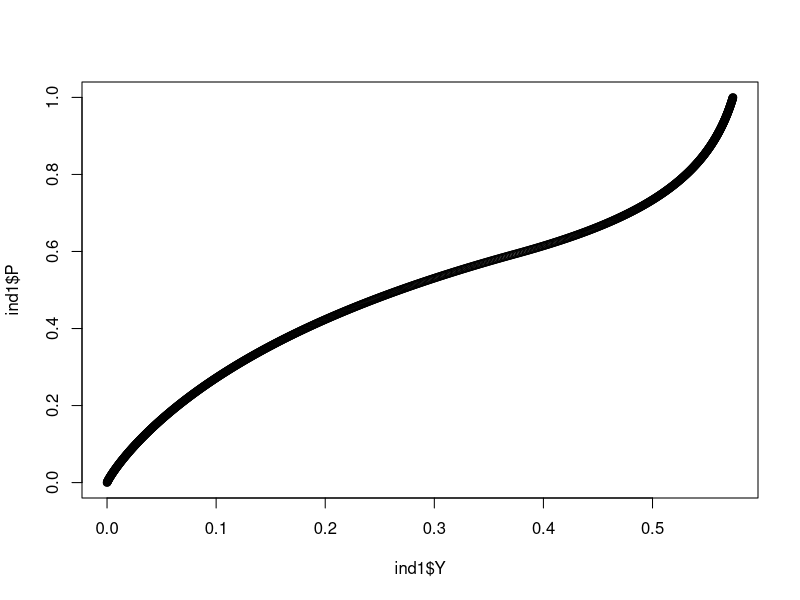
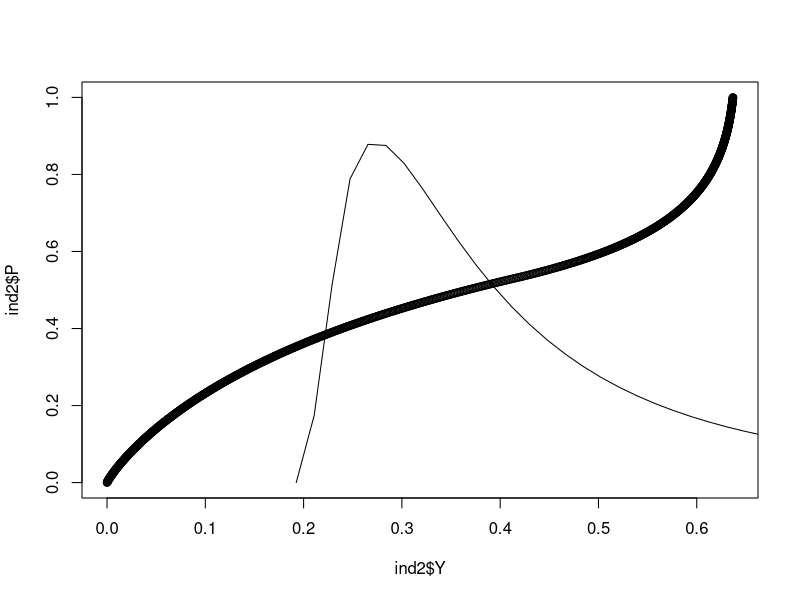
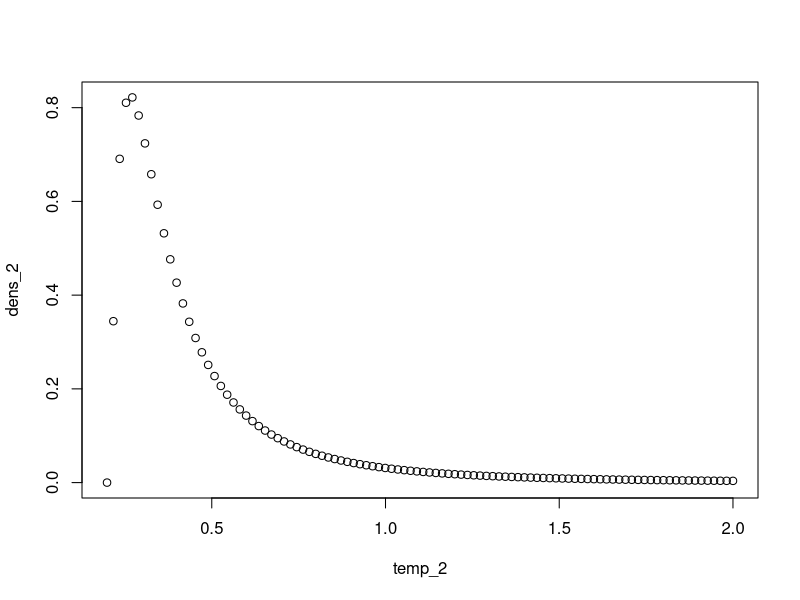
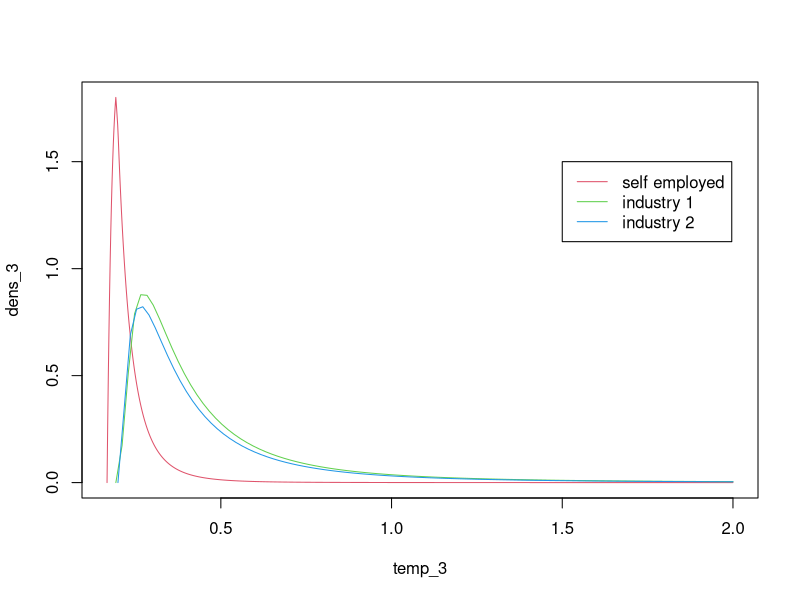

Source code (R) for these figures, in order:
# Script for solving for general equilibrium

rm(list = ls())

# Assumptions used
# i) b = 0
# ii) Cobb-Douglas aggregator for intermediates.
# iii) lower bound on the z draw is 1.
# iv) tau > 1 / 2 so that the "amount" of entrepreneurs grows with the productivity level.


# Rough outline of the algorithm

# STEP 1: obtain a `supply curve' for each industry

# i) fix a grid of values for prices
# ii) at each price, solve for the quantity supplied
# iii) interpolate to obtain an approximate supply curve

# Subroutine: solving for output conditional on a price
# i) Guess a value for ebar, the mismatch threshold
# ii) Back out the implied theta using get_theta
# iii) Calculate the implied occupational choice threshold
# iv) Using the choice threshold, find the mass of workers in the industry and the integral over Z
# v) put all the above together and calculate the value of creating a vacancy
# vi) find the gap between the value and cost of vacancy creation
# vii) perform a bisection search to find the ebar that makes this gap zero.
# viii) with ebar in hand, solve for u and output

# STEP 2: Find the equilibrium

# i) Guess prices
# ii) Using the interpolated supply curves, calculate the supplies of both goods at these prices and aggregate output
# iii) Calculate demands from aggregate output and prices
# iv) Find the gap between supply and demand in each industry
# v) If supply exceeds demand, revise prices down. If demand exceeds supply, revise prices up

# Notes on parameters

# Gamma
# The pdf of the mismatch shock is gamma * e ^ (gamma - 1)
# - For the pdf to be valid, it must be that gamma > 0
# - When 0 < gamma < 1, the pdf is decreasing and convex: mass is concentrated around low values of e
# - When gamma = 1, e is U[0,1]
# - When 1 < gamma < 2, the pdf is increasing and concave. In this region, higher gammas place more weight on high e
# - When 2 < gamma, the pdf is increasing and convex: mass is concentrated around high values of e

################################################## FUNCTIONS ##################################################

#### Functions for both industries ####

get_theta <- function(ebar, a, B, d, gamma, A){
  
  # returns theta given e_bar and parameters
  theta <- (1 - B * (1 - d)) * ebar / (B * A)
  theta <- theta / (ebar ^ (1 + gamma) / (1 + gamma) + gamma / (1 + gamma) - ebar)
  return(theta ^ (1 / (1 - a)))
  
  # theta <- (B / (1 - B * (1 - d))) * ((1 + gamma) / A)
  # theta <- theta * (1 - ebar ^ (1 / gamma)) / ebar ^ ((1 + gamma) / gamma)
  # return(theta ^ (1 / (1 - a)))
  
}

get_u <- function(theta, ebar, a, d, A, gamma){
  
  # returns u given theta, ebar, and parameters
  u <- d  + A * theta ^ (1 - a) * (1 - ebar ^ gamma)
  return (d / u)
  
  #u <- d  + A * theta ^ (1 - a) * (1 - ebar)
  #return (d / u)
  
}


#### Industry 1 functions ####

get_z_top <- function(P, ebar, rho, sigma){
  
  # returns the top threshold given P, ebar, and parameters
  z_top <- (rho * P * ebar) ^ (sigma - 1)
  z_top <- (z_top - 1) ^ (1 / (1 - sigma))
  
  # z_top <- (rho * P * (1 - ebar ^ (1 / gamma))) ^ (sigma - 1)
  # z_top <- (z_top - 1) ^ (1 / (1 - sigma))
  return(z_top)
  
}

get_EZ_1 <- function(z, Zmin, zeta){
  
  # returns expected Z for industry 1 given the threshold and parameters
  EZ <- Zmin * (zeta / (zeta - 1)  - (zeta * z ^ zeta) / (2 * zeta - 1)) * (z < 1) 
  EZ <- EZ + (Zmin / (z ^ (zeta - 1))) * (zeta / (zeta - 1)  - zeta / (2 * zeta - 1)) * (z >= 1)
  return(EZ)
  
}

get_N_1 <- function(z, Zmin, zeta){
  
  # returns N for industry 1 given the threshold and parameters
  N <- (1 - (z ^ zeta) / 2) * (z < 1) + (1 / (2 * z ^ zeta)) * (z >= 1)
  return(N)
  
}

free_entry_1 <- function(P, ebar, a, B, d, gamma, A, rho, sigma, Zmin, zeta, kappa){
  
  # calculates the gap between cost and benefits of entry for industry 1 given P, ebar, and parameters
  theta <- get_theta(ebar, a, B, d, gamma, A)
  z <- get_z_top(P, ebar, rho, sigma)
  N <- get_N_1(z, Zmin, zeta)
  EZ <- get_EZ_1(z, Zmin, zeta)
  
  gap <- A * B * theta ^ (- a) * (1 - rho) * P / (1 - B * (1 - d))
  gap <- gap * (gamma / (gamma + 1)) * (1 - ebar ^ (1 + gamma))
  gap <- gap * EZ / N
  gap <- gap - kappa
  
  return(gap)
  # postive if expected benefits exceed expected costs (ebar too high given p), negative otherwise (ebar too low)
  
}

get_Y_1 <- function(ebar, P, a, B, d, gamma, A, rho, sigma, Zmin, Zeta){
  
  # returns industry 1 output given P, ebar, and parameters
  theta <- get_theta(ebar, a, B, d, gamma, A)
  u <- get_u(theta, ebar, a, d, A, gamma)
  z <- get_z_top(P, ebar, rho, sigma)
  EZ <- get_EZ_1(z, Zmin, zeta)
  
  Y <- (1 - u) * EZ
  Y <- Y * (gamma / (1 + gamma)) * (1 - ebar ^ (1 + gamma))
  Y <- Y/ (1 - ebar ^ gamma)
  
  return(Y)
  
}

#### Industry 2 functions ####

get_z_bot <- function(P, ebar, rho, sigma){
  
  # returns the lower threshold given P, ebar, and parameters
  z_bot <- (rho * P * ebar) ^ (sigma - 1)
  z_bot <- (z_bot - 1) ^ (1 / (sigma - 1))
  return(z_bot)
  
}

get_EZ_2 <- function(z, Zmin, zeta){
  
  # returns expected Z for industry 1 given the threshold and parameters
  EZ <- Zmin * (z ^ (zeta - 1)) * (zeta / (zeta - 1)  - zeta / (2 * zeta - 1)) * (z < 1) 
  EZ <- EZ + Zmin * (zeta / (zeta - 1)  - zeta / ((2 * zeta - 1) * z ^ zeta)) * (z >= 1)
  return(EZ)
  
}

get_N_2 <- function(z, Zmin, zeta){
  
  # returns N for industry 1 given the threshold and parameters
  N <- ((z ^ zeta) / 2) * (z < 1) + (1 - 1 / (2 * z ^ zeta)) * (z >= 1)
  return(N)
  
}

free_entry_2 <- function(P, ebar, a, B, d, gamma, A, rho, sigma, Zmin, zeta, kappa){
  
  # calculates the gap between cost and benefits of entry for industry 1 given P, ebar, and parameters
  theta <- get_theta(ebar, a, B, d, gamma, A)
  z <- get_z_bot(P, ebar, rho, sigma)
  N <- get_N_2(z, Zmin, zeta)
  EZ <- get_EZ_2(z, Zmin, zeta)
  
  gap <- A * B * theta ^ (- a) * (1 - rho) * P / (1 - B * (1 - d))
  gap <- gap * (gamma / (1 + gamma)) * (1 - ebar ^ (1 + gamma))
  gap <- gap * EZ / N
  gap <- gap - kappa
  
  return(gap)
  # postive if expected benefits exceed expected costs (ebar too high given p), negative otherwise (ebar too low)
  
}

get_Y_2 <- function(ebar, P, a, B, d, gamma, A, rho, sigma, Zmin, Zeta){
  
  # returns industry 1 output given P, ebar, and parameters
  theta <- get_theta(ebar, a, B, d, gamma, A)
  u <- get_u(theta, ebar, a, d, A, gamma)
  z <- get_z_bot(P, ebar, rho, sigma)
  EZ <- get_EZ_2(z, Zmin, zeta)
  
  Y <- (1 - u) * EZ
  Y <- Y * (gamma / (1 + gamma)) * (1 - ebar ^ (1 + gamma))
  Y <- Y / (1 - ebar ^ gamma)
  
  return(Y)
  
}

#### Solvers ####

ebar_solve <- function(entry_func, P, mid, a, B, d, gamma, A, rho, sigma, Zmin, zeta, kappa){
  
  top <- 1
  bot <- 0
  solution <- 0
  count <- 0
  
  while (solution == 0){
    mid <- (top + bot) / 2
    gap <- entry_func(P, mid, a, B, d, gamma, A, rho, sigma, Zmin, zeta, kappa)
    if (abs(gap) < tol){
      solution <- 1
    }
    if (gap >= 0){
      bot <- mid
    }
    if (gap < 0){
      top <- mid
    }
    
    count <- count + 1
    if (count > 1000){
      print(c('failed', P))
      solution <- 1
    }
  }
  
  return(mid)
  
}

#### Income Distribution Functions ####

income_dist_1 <- function(rho, P, Zmin, z, ebar, y, gamma, zeta, u){
  
  min_inc <- rho * P * Zmin * max(1, z) * ebar
  inc_thres <- min_inc / ebar
  Zratio <- min_inc / (y * max(1, z))
  A1 <- gamma / (gamma + zeta)
  A2 <- gamma / (2 * gamma + (4 * zeta))
  A3 <- zeta / (gamma + zeta)
  A4 <- zeta / (gamma + 2 * zeta)
  
  # Region 1: below the minimum income
  if (y <= min_inc){
    return(0)
  }
  # Region 2: no agent has income below y for all epsilon
  if ((y > min_inc) & (y <= inc_thres)){
    part1 <- A1 * Zratio ^ zeta - A2 * z ^ zeta * Zratio ^ (2 * zeta)
    part2 <- Zratio ^ (-gamma) * (A3 - A4 * z ^ zeta) + z ^ zeta / 2 - 1
    part3 <- Zratio ^ (-gamma) * (A3 - A4) * z ^ (- zeta - gamma) - 1 / (2 * z ^ zeta)
    return((1 - u) * ebar ^ gamma *(part1 + part2 * (z < 1) + part3 * (z >= 1)) / (1 - ebar ^ gamma))
  }
  # Region 3: some agents have income below y for all epsilon
  if (y > inc_thres){
    part1 <- A1 * Zratio ^ zeta * (ebar ^ gamma - ebar ^ (-zeta)) - 
      Zratio ^ (2 * zeta) * A2 * z ^ zeta * (ebar ^ gamma - ebar ^ (- 2 * zeta))
    part2 <- (1 - ebar ^ gamma) * (1 - z ^ zeta / 2)
    part3 <- (1 - ebar ^ gamma) * (1 / (2 * z ^ zeta))
    return((1 - u) * (part1 + part2 * (z < 1) + part3 * (z >= 1)) / (1 - ebar ^ gamma))
  }
  
}

income_dens_1 <- function(rho, P, Zmin, z, ebar, y, gamma, zeta, u){
  
  min_inc <- rho * P * Zmin * max(1, z) * ebar
  inc_thres <- min_inc / ebar
  Zratio <- min_inc / (y * max(1, z))
  A1 <- gamma / (gamma + zeta)
  A2 <- gamma / (2 * gamma + (4 * zeta))
  A3 <- zeta / (gamma + zeta)
  A4 <- zeta / (gamma + 2 * zeta)
  
  # Region 1: below the minimum income
  if (y <= min_inc){
    return(0)
  }
  # Region 2: no agent has income below y for all epsilon
  if ((y > min_inc) & (y <= inc_thres)){
    part1 <- zeta * A1 * Zratio ^ zeta - 2 * zeta * A2 * z ^ zeta * Zratio ^ (2 * zeta)
    part2 <- gamma * Zratio ^ (-gamma) * (A3 - A4 * z ^ zeta) 
    part3 <- gamma * Zratio ^ (-gamma) * (A3 - A4) * z ^ (- zeta - gamma)
    return(-(1 - u) * ebar ^ gamma *(part1 - part2 * (z < 1) - part3 * (z >= 1)) / ((1 - ebar ^ gamma) * y))
  }
  # Region 3: some agents have income below y for all epsilon
  if (y > inc_thres){
    part1 <- zeta * A1 * Zratio ^ zeta * (ebar ^ gamma - ebar ^ (-zeta)) - 
      2 * zeta * Zratio ^ (2 * zeta) * A2 * z ^ zeta * (ebar ^ gamma - ebar ^ (- 2 * zeta))
    return(-(1 - u) * part1 / ((1 - ebar ^ gamma) * y))
  }
  
}

income_dist_2 <- function(rho, P, Zmin, z, ebar, y, gamma, zeta, u){
  
  min_inc <- rho * P * Zmin * max(1, 1 / z) * ebar
  inc_thres <- min_inc / ebar
  Zratio <- min_inc / (y * max(1, 1 / z))
  A1 <- gamma / (gamma + zeta)
  A2 <- gamma / (2 * gamma + (4 * zeta))
  A3 <- zeta / (gamma + zeta)
  A4 <- zeta / (gamma + 2 * zeta)
  
  # Region 1: below the minimum income
  if (y <= min_inc){
    return(0)
  }
  # Region 2: no agent has income below y for all epsilon
  if ((y > min_inc) & (y <= inc_thres)){
    part1 <- A1 * Zratio ^ zeta - A2 * z ^ (- zeta) * Zratio ^ (2 * zeta)
    part2 <- Zratio ^ (-gamma) * (A3 - A4) * z ^ (zeta + gamma) - z ^ zeta / 2
    part3 <- Zratio ^ (-gamma) * (A3 - A4 * z ^ (- zeta)) + 1 / (2 * z ^ zeta) - 1
    return((1 - u) * ebar ^ gamma *(part1 - part2 * (z < 1) - part3 * (z >= 1)) / (1 - ebar ^ gamma))
  }
  # Region 3: some agents have income below y for all epsilon
  if (y > inc_thres){
    part1 <- A1 * Zratio ^ zeta * (ebar ^ gamma - ebar ^ (-zeta)) - 
      Zratio ^ (2 * zeta) * A2 * z ^ (- zeta) * (ebar ^ gamma - ebar ^ (- 2 * zeta))
    part2 <- (1 - ebar ^ gamma) * (z ^ zeta / 2)
    part3 <- (1 - ebar ^ gamma) * (1 -  1 / (2 * z ^ zeta))
    return((1 - u) * (part1 + part2 * (z < 1) + part3 * (z >= 1)) / (1 - ebar ^ gamma))
  }
  
}

income_dens_2 <- function(rho, P, Zmin, z, ebar, y, gamma, zeta, u){
  
  min_inc <- rho * P * Zmin * max(1, 1 / z) * ebar
  inc_thres <- min_inc / ebar
  Zratio <- min_inc / (y * max(1, 1 / z))
  A1 <- gamma / (gamma + zeta)
  A2 <- gamma / (2 * gamma + (4 * zeta))
  A3 <- zeta / (gamma + zeta)
  A4 <- zeta / (gamma + 2 * zeta)
  
  # Region 1: below the minimum income
  if (y <= min_inc){
    return(0)
  }
  # Region 2: no agent has income below y for all epsilon
  if ((y > min_inc) & (y <= inc_thres)){
    part1 <- zeta * A1 * Zratio ^ zeta - 2 * zeta * A2 * z ^ (- zeta) * Zratio ^ (2 * zeta)
    part2 <- gamma * Zratio ^ (-gamma) * (A3 - A4) * z ^ (zeta + gamma)
    part3 <- gamma * Zratio ^ (-gamma) * (A3 - A4 * z ^ (- zeta))
    return(-(1 - u) * ebar ^ gamma * (part1 - part2 * (z < 1) - part3 * (z >= 1)) / ((1 - ebar ^ gamma) * y))
  }
  # Region 3: some agents have income below y for all epsilon
  if (y > inc_thres){
    part1 <- zeta * A1 * Zratio ^ zeta * (ebar ^ gamma - ebar ^ (-zeta)) - 
      2 * zeta * Zratio ^ (2 * zeta) * A2 * z ^ (- zeta) * (ebar ^ gamma - ebar ^ (- 2 * zeta))
    return(-(1 - u) * part1 / ((1 - ebar ^ gamma) * y))
  }
  
}


selfemp_mininc <- function(z_lower, z_upper, sigma, Zmin){
  if (z_upper > 1 & z_lower < 1){
    return(Zmin * 2 ^ (1 / (sigma - 1)))
  }
  if (z_upper <= 1){
    return(Zmin * (1 + z_upper ^ (1 - sigma)) ^ (1 / (sigma - 1)))
  }
  
  if (z_lower >= 1){
    return(Zmin * (1 + z_lower ^ (sigma - 1)) ^ (1 / (sigma - 1)))
  }
}

selfemp_lowerbound <- function(Zmin, sigma, y, z_lower){
  thres <- Zmin * (z_lower ^ (1 - sigma) + 1) ^ (1 / (sigma - 1))
  
  if (y <= thres){
    return(Zmin)
  }
  
  if (y > thres){
    return(y * (1 + z_lower ^ (1 - sigma)) ^ (1 / (1 - sigma)))
  }
  
}

selfemp_upperbound <- function(Zmin, sigma, y, z_upper){
  thres <- Zmin * z_upper / (1 + z_upper ^ (1 - sigma)) ^ (1 / (1 - sigma))
  
  if (y <= thres){
    return(y * Zmin / (Zmin ^ (1 - sigma) - y ^ (1 - sigma)) ^ (1 / (1 - sigma)))
  }
  if (y > thres){
    return(y * (1 + z_upper ^ (1 - sigma)) ^ (1 / (1 - sigma)))
  }
}

selfemp_integral <- function(Z, sigma, y, zeta, Zmin){
  int <- (Z ^ (1 - sigma) - y ^ (1 - sigma)) ^ ((1 + zeta) / (1 - sigma))
  int <- zeta ^ 2 * Zmin ^ (2 * zeta) * int
  int <- int / (Z ^ (2 * (1 + zeta)) * y ^ (1 + zeta))
  return(int)
}

selfemp_density <- function(z_upper, z_lower, Zmin, sigma, y, zeta){
  
  lower_bound <- selfemp_lowerbound(Zmin, sigma, y, z_lower)
  upper_bound <- selfemp_upperbound(Zmin, sigma, y, z_upper)
  
  dens <- integrate(selfemp_integral, lower = lower_bound, upper = upper_bound, sigma = sigma, y = y, zeta = zeta,
                    Zmin = Zmin)
  
  return(dens$value)
  
}
################################################## MODEL ##################################################

# Global Parameters
B <- 0.975
a <- 0.5
d <- 0.1
sigma <- 1 /10
rho <- 0.95
kappa <- 0.132
Zmin <- 0.36
zeta <- 2.12

# Numerical function parameters
tol <- 0.00001

#### Industry 1 Supply Function ####

A <- c(5, 5)
gamma <- c(1, 4)

# specify a sequence of prices. For each price, obtain the mismatch threshold and supply.
# With sigma < 1, the price permitted by the price index for either good is 1. 
P <- seq(0, 1, 0.001)
n <- length(P)
ind1 <- data.frame(P, "ebar" = rep(0, n), "Y" = rep(0, n), "theta" = rep(0, n), "z" = rep(0, n), 
                   "u" = rep(0, n), "N" = rep(0, n), "EZ" = rep(0, n))

ind1$Y[1] <- 0 # no need to solve at P = 0 

for (i in 2:n){
  P <- ind1$P[i]
  ind1$ebar[i] <- ebar_solve(free_entry_1, P, mid, a, B, d, gamma[1], A[1], rho, sigma, Zmin, zeta, kappa)
  ind1$Y[i] <- get_Y_1(ind1$ebar[i], P, a, B, d, gamma[1], A[1], rho, sigma, Zmin, Zeta)
  ind1$theta[i] <- get_theta(ind1$ebar[i], a, B, d, gamma[1], A[1])
  ind1$z[i] <- get_z_top(P, ind1$ebar[i], rho, sigma)
  ind1$u[i] <- get_u(ind1$theta[i], ind1$ebar[i], a, d, A[1], gamma[1])
  ind1$N[i] <- get_N_1(ind1$z[i], Zmin, zeta)
  ind1$EZ[i] <- get_EZ_1(ind1$z[i], Zmin, zeta)
}

plot(ind1$Y, ind1$P)

#### Industry 2 Supply Function ####

P <- seq(0, 1, 0.001)
n <- length(P)
ind2 <- data.frame(P, "ebar" = rep(0, n), "Y" = rep(0, n), "theta" = rep(0, n), "z" = rep(0, n), 
                   "u" = rep(0, n), "N" = rep(0, n), "EZ" = rep(0, n))

ind2$Y[1] <- 0

for (i in 2:n){
  P <- ind2$P[i]
  ind2$ebar[i] <- ebar_solve(free_entry_2, P, mid, a, B, d, gamma[2], A[2], rho, sigma, Zmin, zeta, kappa)
  ind2$Y[i] <- get_Y_2(ind2$ebar[i], P, a, B, d, gamma[2], A[2], rho, sigma, Zmin, Zeta)
  ind2$theta[i] <- get_theta(ind2$ebar[i], a, B, d, gamma[2], A[2])
  ind2$z[i] <- get_z_top(P, ind2$ebar[i], rho, sigma)
  ind2$u[i] <- get_u(ind2$theta[i], ind2$ebar[i], a, d, A[2], gamma[2])
  ind2$N[i] <- get_N_2(ind2$z[i], Zmin, zeta)
  ind2$EZ[i] <- get_EZ_2(ind2$z[i], Zmin, zeta)
  
}

plot(ind2$Y, ind2$P)

#### Solve for eqbm prices ####

eqbm <- data.frame("P" = rep(0, 2), "ebar" = rep(0, 2), "Y" = rep(0, 2), "theta" = rep(0, 2), "z" = rep(0, 2), 
                   "u" = rep(0, 2), "N" = rep(0, 2), "EZ" = rep(0, 2))

# interpolate the functions above to get supply functions, and then find prices that set excess demand to 0
P_top <- 1
P_bot <- 0
count <- 0
solution <- 0

while (solution == 0){
  eqbm$P[1] <- (P_top + P_bot) / 2
  eqbm$P[2] <- (1 - eqbm$P[1] ^ (1 - sigma)) ^ (1 / (1 - sigma))
  
  YS_1 <- approx(ind1$P, ind1$Y, eqbm$P[1])$y
  YS_2 <- approx(ind2$P, ind2$Y, eqbm$P[2])$y
  
  Y <- (YS_1 ^ ((sigma - 1) / sigma) + YS_2 ^ ((sigma - 1) / sigma)) ^ (sigma / (sigma - 1))
  
  YD_1 <- Y * eqbm$P[1] ^ (-sigma)
  YD_2 <- Y * eqbm$P[2] ^ (-sigma)
  
  Y1_gap <- YS_1 - YD_1
  
  if (abs(Y1_gap) < tol){
    print(c('converged', eqbm$P[1]))
    solution <- 1
  }
  if (Y1_gap >= 0){
    P_top <- eqbm$P[1]
  }
  if (Y1_gap < 0){
    P_bot <- eqbm$P[1]
  }
  
  count <- count + 1
  if (count > 1000){
    print(c('failed', eqbm$P[1]))
    solution <- 1
  }
}

#### Given eqbm prices, obtain other quantities ####

free_entry_funcs <- list(free_entry_1, free_entry_2)
get_z_funcs <- list(get_z_top, get_z_bot)
get_N_funcs <- list(get_N_1, get_N_2)
get_EZ_funcs <- list(get_EZ_1, get_EZ_2)

for (i in 1:2){
  eqbm$ebar[i] <- ebar_solve(free_entry_funcs[[i]], eqbm$P[i], mid, a, B, d, gamma[i], A[i], rho, sigma, Zmin, zeta, kappa)
  eqbm$Y[i] <- get_Y_1(eqbm$ebar[i], eqbm$P[i], a, B, d, gamma[i], A[i], rho, sigma, Zmin, Zeta)
  eqbm$theta[i] <- get_theta(eqbm$ebar[i], a, B, d, gamma[i], A[i])
  eqbm$z[i] <- get_z_funcs[[i]](eqbm$P[i], eqbm$ebar[i], rho, sigma)
  eqbm$u[i] <- get_u(eqbm$theta[i], eqbm$ebar[i], a, d, A[i], gamma[i])
  eqbm$N[i] <- get_N_funcs[[i]](eqbm$z[i], Zmin, zeta)
  eqbm$EZ[i] <- get_EZ_funcs[[i]](eqbm$z[i], Zmin, zeta)
}

# check that thresholds make sense
1 > (rho * eqbm$P[1] * eqbm$ebar[1]) ^ (1 - sigma) + (rho * eqbm$P[2] * eqbm$ebar[2]) ^ (1 - sigma)

############################################### INCOME DISTRIBUTION ###############################################

# Industry 1

min_inc_1 <- rho * eqbm$P[1] * Zmin * max(1, eqbm$z[1]) * eqbm$ebar[1]

temp <- seq(min_inc_1, 2, length.out = 100)
mass <- sapply(temp, income_dist_1, rho = rho, P = eqbm$P[1], Zmin = Zmin, z = eqbm$z[1], 
               ebar = eqbm$ebar[1], gamma = gamma[1], zeta = zeta, u = eqbm$u[1])
# mass <- mass / eqbm$N[1] # get as a fraction of total people participating in industry 1
dens <- sapply(temp, income_dens_1, rho = rho, P = eqbm$P[1], Zmin = Zmin, z = eqbm$z[1], 
               ebar = eqbm$ebar[1], gamma = gamma[1], zeta = zeta, u = eqbm$u[1])

#plot(temp, mass)
lines(temp,dens)

# Industry 2

min_inc_2 <- rho * eqbm$P[2] * Zmin * max(1, 1 / eqbm$z[2]) * eqbm$ebar[2]
temp_2 <- seq(min_inc_2, 2, length.out = 100)
mass_2 <- sapply(temp_2, income_dist_2, rho = rho, P = eqbm$P[2], Zmin = Zmin, z = eqbm$z[2], 
                 ebar = eqbm$ebar[2], gamma = gamma[2], zeta = zeta, u = eqbm$u[2])
# mass_2 <- mass_2 / eqbm$N[2] # get as a fraction of total people participating in industry 2
dens_2 <- sapply(temp_2, income_dens_2, rho = rho, P = eqbm$P[2], Zmin = Zmin, z = eqbm$z[2], 
                 ebar = eqbm$ebar[2], gamma = gamma[2], zeta = zeta, u = eqbm$u[2])

#lines(temp_2, mass_2)
plot(temp_2, dens_2)

# Self Employed

min_inc_selfemp <- selfemp_mininc(eqbm$z[2], eqbm$z[1], sigma, Zmin)

temp_3 <- seq(min_inc_selfemp, 2, length.out = 1000)
dens_3 <- sapply(temp_3, selfemp_density, z_upper = eqbm$z[1], z_lower = eqbm$z[2], Zmin = Zmin, sigma = sigma, 
                 zeta = zeta)
# dens_3 <- dens_3 / (1 - eqbm$N[1] + eqbm$N[2]) 

plot(temp_3, dens_3, type = "l", col = 2)
lines(temp, dens, col = 3)
lines(temp_2, dens_2, col = 4)
legend(x = 1.5, y = 1.5, legend = c("self employed", "industry 1" , "industry 2"), col = c(2, 3, 4), lty = c(1,1,1))
